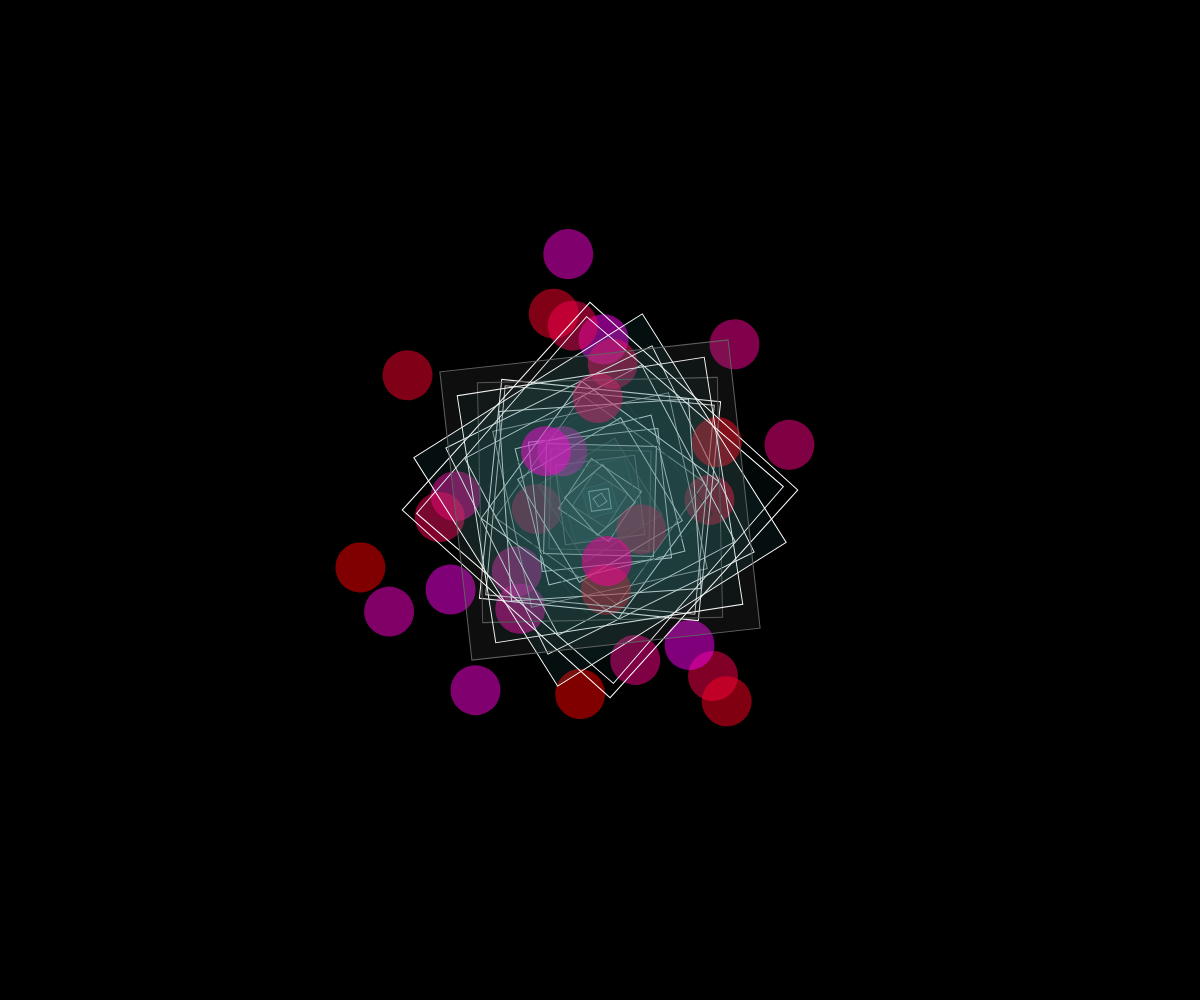
Frame 1 (no input)
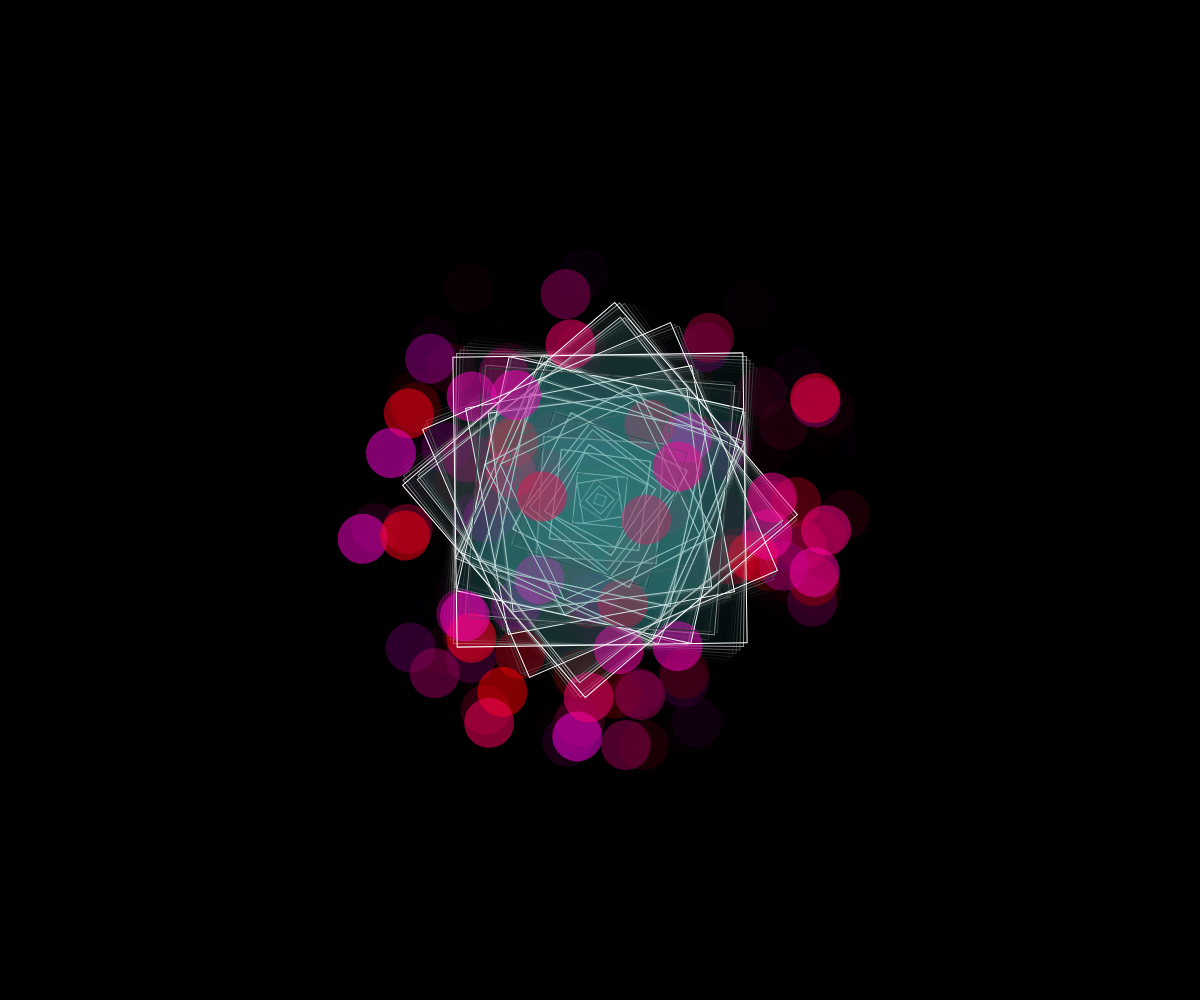
Frame 60 (no input)
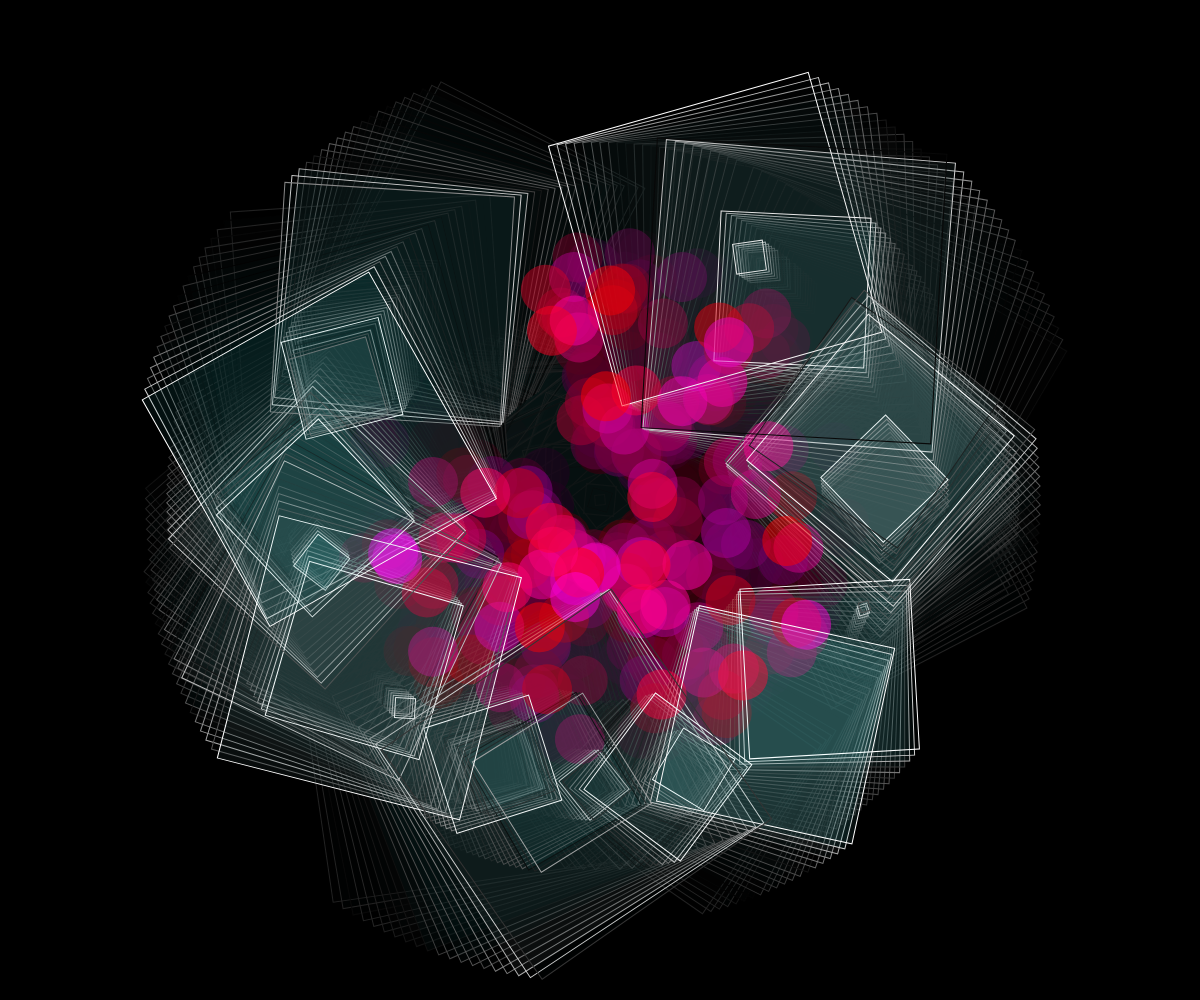
Frame 120 (the mouse pressed at the canvas centre since frame 60)

The p5.js sketch that drew these frames (run headless with seeded random() and noise() and a simulated clock; from frame 60 on, the mouse is pressed at the canvas centre):

// p5.js sketch
// ── sketch.js
let deg = 0;
let alf = 100;
const MIN_B = 0; MAX_B = 100;
let inc1 = 1;
let inc2 = 0.01;
let x = 0;
let y = 0;

function setup() {
  createCanvas(windowWidth, windowHeight);
  colorMode(HSB, 360, 100, 100, 100);
  frameRate(20)
}

function draw() {
  background(0, alf);
  translate(width/2, height/2)
  rotate(deg);
  
  for (let i = 0; i < 30; i++){
    rectMode(CENTER);
    
    //translate(width/2, height/2);
    fill(180, random(100), random(100), random(10));
    //noFill();
    stroke(random(255));
    //rotate(deg);
    rotate(i+deg*0.05);
    rect(x, y, 10*i);
    noStroke();
    fill(random(300, 360), 100, 100, 50)
  ellipse(random(50, 250), 0, 50);
  }  
  alf -= inc1;
  deg-=inc2;

  if (alf == MIN_B || alf == MAX_B){
    inc1 *= -1;
    x = random(width/3); 
    y = random(height/3);
  //if (alf == MIN_B)
    //inc2 *= -1;
}
}

function windowResized(){
  resizeCanvas(windowWidth, windowHeight);
  background(0);
}
